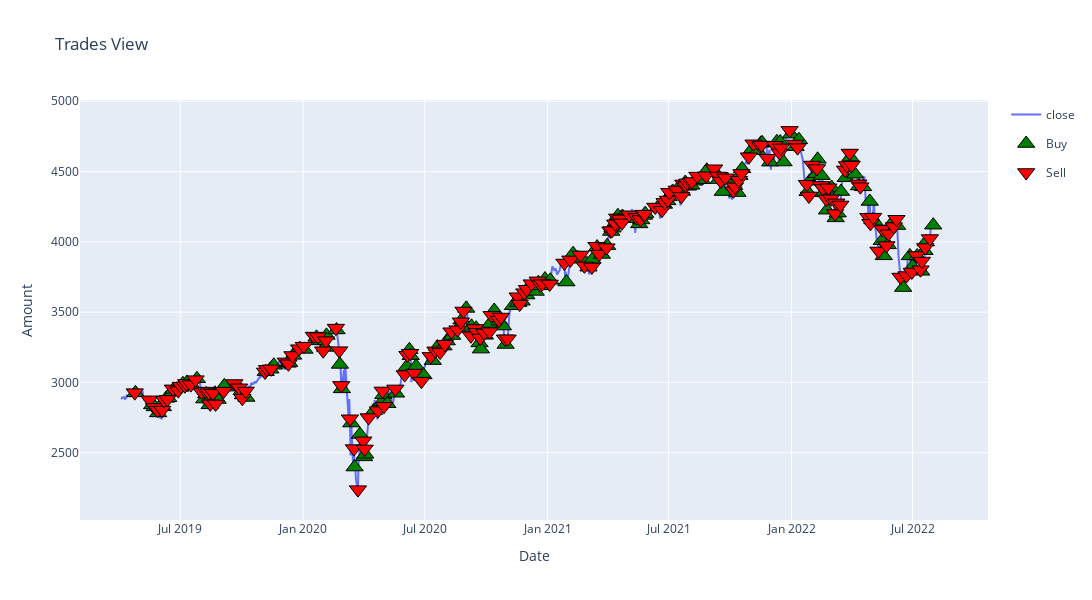

The code cell stored with this chart in its notebook:
### Code cell
xgb_ptf = calculate_portfolio(df)
plot_trades(df.drop(columns=['pred', 'test']))

### Figure 1 — Plotly figure (JSON) as saved in the notebook; plotly's stock layout.template omitted (floating-point values rounded to 4 significant figures; data arrays with more than 128 entries replaced by an {"elided": "..."} marker saying what was removed)
{"data": [{"hovertemplate": "variable=close<br>date=%{x}<br>value=%{y}<extra></extra>", "legendgroup": "close", "line": {"color": "#636efa", "dash": "solid"}, "marker": {"symbol": "circle"}, "mode": "lines", "name": "close", "orientation": "v", "showlegend": true, "type": "scatter", "x": {"elided": "838 str values"}, "xaxis": "x", "y": {"elided": "838 float values"}, "yaxis": "y"}, {"hovertemplate": "variable=Buy<br>date=%{x}<br>value=%{y}<extra></extra>", "legendgroup": "Buy", "marker": {"color": "green", "line": {"color": "black", "width": 1}, "size": 15, "symbol": "triangle-up"}, "mode": "markers", "name": "Buy", "orientation": "v", "showlegend": true, "type": "scatter", "x": {"elided": "170 str values"}, "xaxis": "x", "y": {"elided": "170 float values"}, "yaxis": "y"}, {"hovertemplate": "variable=Sell<br>date=%{x}<br>value=%{y}<extra></extra>", "legendgroup": "Sell", "marker": {"color": "red", "line": {"color": "black", "width": 1}, "size": 15, "symbol": "triangle-down"}, "mode": "markers", "name": "Sell", "orientation": "v", "showlegend": true, "type": "scatter", "x": {"elided": "170 str values"}, "xaxis": "x", "y": {"elided": "170 float values"}, "yaxis": "y"}], "layout": {"height": 600, "title": {"text": "Trades View"}, "width": 1200, "xaxis": {"title": {"text": "Date"}}, "yaxis": {"title": {"text": "Amount"}}}}
